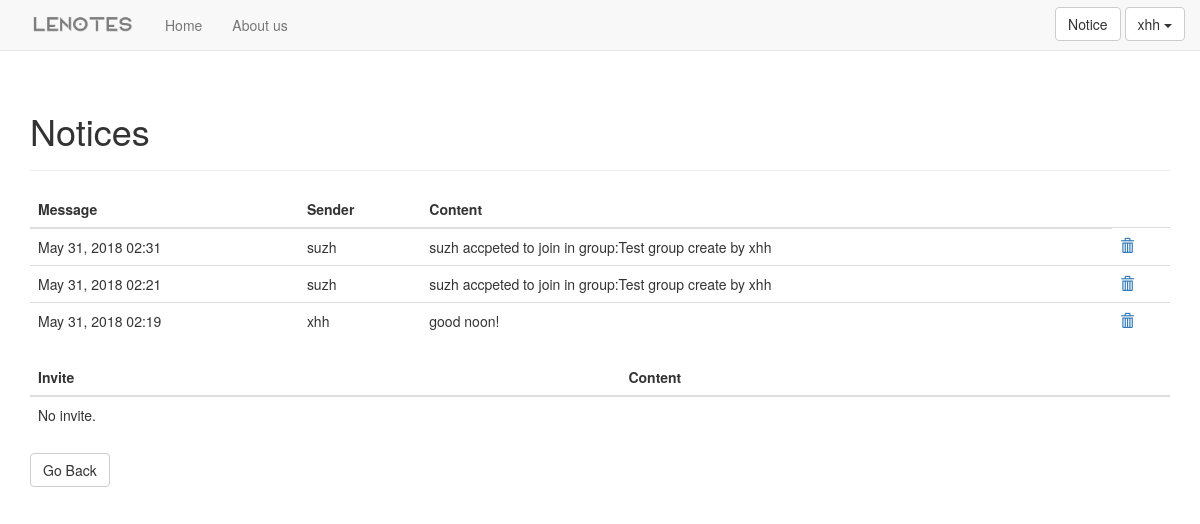
The app's page /users/notice/ (signed in), older data.
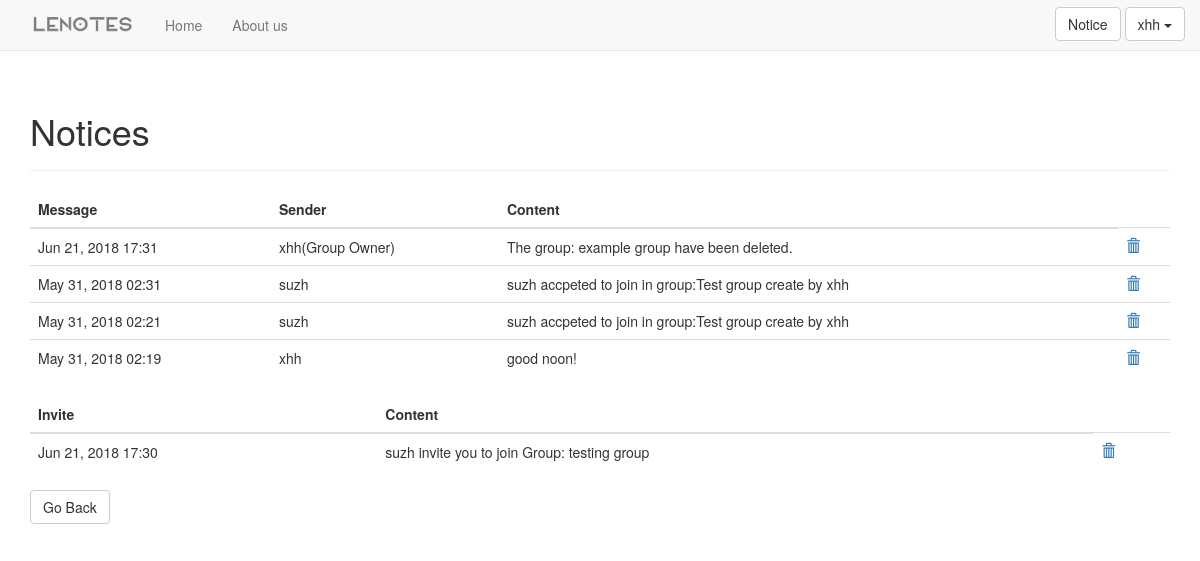
The same page, newer data.
### users/models.py (models this page shows, shortened)
class Message(models.Model):
    sender = models.CharField(max_length = 20)
    text = models.CharField(max_length = 300)
    date_added = models.DateTimeField(auto_now_add = True)
    receiver = models.ForeignKey(User, on_delete = models.CASCADE)
    is_Read = models.BooleanField(default = False)

### lenotes/models.py (models this page shows, shortened)
class Invitation(models.Model):
    invite_id = models.CharField(max_length = 40)
    message = models.CharField(max_length = 200)
    receiver = models.ForeignKey(User, on_delete=models.CASCADE)
    date_added = models.DateTimeField(auto_now_add = True)
    groupid = models.IntegerField()
    is_Read = models.BooleanField(default = False)

### users/views.py (the view)
# urls.py: path('notice/', views.notice, name = 'notice'),
@login_required
def notice(request):
    update_userInfo_unread_count(request.user)
    messages = Message.objects.filter(receiver = request.user).order_by('-date_added')
    invitations = Invitation.objects.filter(receiver=request.user).order_by('-date_added')
    context = {
        'messages': messages,
        'invitations': invitations
    }
    return render(request, 'users/notice.html', context)

### lenotes/templatetags/base.py (called while the page is built)
@register.filter
def getUnreadCount(user):
    try:
        info = UserInfo.objects.get(user=user)
    except ObjectDoesNotExist:
        return 0
    else:
        return info.unread_count

### users/views.py (called while the page is built)
def update_userInfo_unread_count(user):
    userinfo = UserInfo.objects.get(user=user)
    userinfo.unread_count = Message.objects.filter(receiver=user, is_Read=False).count() +\
        Invitation.objects.filter(receiver=user, is_Read=False).count()
    userinfo.save()

### users/templates/users/notice.html (shortened to what this page needs)
{% extends "lenotes/base.html" %} {% block header %}
<h1>Notices</h1>
{% endblock %} {% block content %}
<table class="table table-hover">
    <thead>
        <tr>
            <th>Message</th>
            <th>Sender</th>
            <th>Content</th>
        </tr>
    </thead>
    <tbody>
        {% for message in messages %} {% ifequal message.is_Read False %}
        <tr class="info">
            <td>{{ message.date_added|date:'M d, Y H:i' }}</td>
            <td>{{ message.sender }}</td>
            <td>{{ message.text }}</td>
            <td>
                <a href="{% url 'users:read_message' message.id %}" title="Comfire">
                    <span class="glyphicon glyphicon-ok" aria-hidden="true"></span>
                </a>
            </td>
        </tr>
        {% else %}
        <tr>
            <td>{{ message.date_added|date:'M d, Y H:i' }}</td>
            <td>{{ message.sender }}</td>
            <td>{{ message.text }}</td>
            <td>
                <a href="{% url 'users:del_message' message.id %}" title="Delete">
                    <span class="glyphicon glyphicon-trash" aria-hidden="true"></span>
                </a>
            </td>
        </tr>
        {% endifequal %} {% empty %}
        <tr>
            <td>No message.</td>
        </tr>
        {% endfor %}
    </tbody>
</table>
<table class="table table-hover">
    <thead>
        <tr>
            <th>Invite</th>
            <th>Content</th>
        </tr>
    </thead>
    <tbody>
        {% for invitation in invitations %} {% ifequal invitation.is_Read False %}
        <tr class="info">
            <td>{{ invitation.date_added|date:'M d, Y H:i' }}</td>
            <td>{{ invitation.message }}</td>
            <td>
                <a href="{% url 'users:deal_invi' invitation.id 1 %}" title="Accept">
                    <span class="glyphicon glyphicon-ok" aria-hidden="true"></span>
                </a>
            </td>
            <td>
                <a href="{% url 'users:deal_invi' invitation.id 0 %}" title="Refuse">
                    <span class="glyphicon glyphicon-remove" aria-hidden="true"></span>
                </a>
            </td>
        </tr>
        {% else %}
        <tr>
            <td>{{ invitation.date_added|date:'M d, Y H:i' }}</td>
            <td>{{ invitation.message }}</td>
            <td>
                <a href="{% url 'users:del_invi' invitation.id %}" title="Delete">
                    <span class="glyphicon glyphicon-trash" aria-hidden="true"></span>
                </a>
            </td>
        </tr>
        {% endifequal %} {% empty %}
        <tr>
            <td>No invite.</td>
        </tr>
        {% endfor %}
    </tbody>
</table>
<h4><a href="{% url 'users:home' %}" class="btn btn-default">Go Back</a></h4>
{% endblock content %}

Row changes from the older to the newer data that the page shows:
added Message: date_added "Jun 21, 2018 17:31", sender "xhh(Group Owner)", text "The group: example group have been deleted."
added Invitation: date_added "Jun 21, 2018 17:30", message "suzh invite you to join Group: testing group"
Text that changed along with them:
text no longer shown: "No invite."
